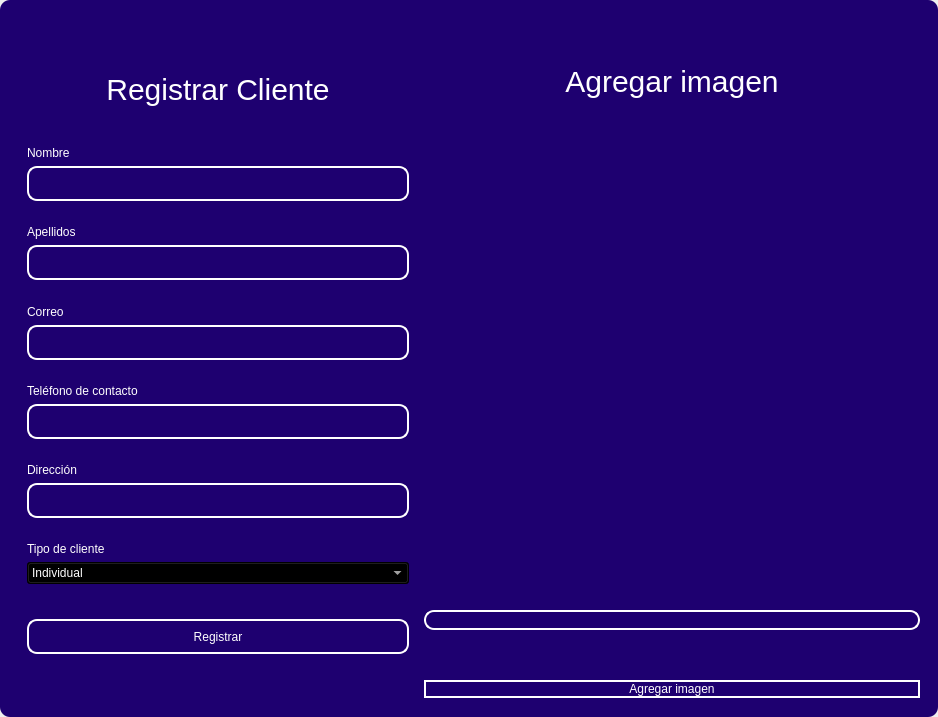
<?xml version="1.0" encoding="UTF-8"?>
<ui version="4.0">
 <class>MainWindow</class>
 <widget class="QMainWindow" name="MainWindow">
  <property name="geometry">
   <rect>
    <x>0</x>
    <y>0</y>
    <width>938</width>
    <height>717</height>
   </rect>
  </property>
  <property name="windowTitle">
   <string>MainWindow</string>
  </property>
  <property name="styleSheet">
   <string notr="true"/>
  </property>
  <widget class="QWidget" name="centralwidget">
   <property name="styleSheet">
    <string notr="true"/>
   </property>
   <layout class="QVBoxLayout" name="verticalLayout">
    <property name="spacing">
     <number>0</number>
    </property>
    <property name="leftMargin">
     <number>0</number>
    </property>
    <property name="topMargin">
     <number>0</number>
    </property>
    <property name="rightMargin">
     <number>0</number>
    </property>
    <property name="bottomMargin">
     <number>0</number>
    </property>
    <item>
     <widget class="QFrame" name="frame">
      <property name="enabled">
       <bool>true</bool>
      </property>
      <property name="styleSheet">
       <string notr="true">QFrame {
	border-radius:10px;
	background-color:#1E0070;
 }
</string>
      </property>
      <property name="frameShape">
       <enum>QFrame::StyledPanel</enum>
      </property>
      <property name="frameShadow">
       <enum>QFrame::Raised</enum>
      </property>
      <layout class="QVBoxLayout" name="verticalLayout_2">
       <item>
        <widget class="QFrame" name="frame_superior">
         <property name="minimumSize">
          <size>
           <width>0</width>
           <height>40</height>
          </size>
         </property>
         <property name="maximumSize">
          <size>
           <width>16777215</width>
           <height>40</height>
          </size>
         </property>
         <property name="styleSheet">
          <string notr="true">QPushButton{
border-radius:18px;
}

QPushButton:hover{
	background-color: rgb(0, 0, 0);
}
</string>
         </property>
         <property name="frameShape">
          <enum>QFrame::StyledPanel</enum>
         </property>
         <property name="frameShadow">
          <enum>QFrame::Raised</enum>
         </property>
         <layout class="QHBoxLayout" name="horizontalLayout_3">
          <property name="spacing">
           <number>4</number>
          </property>
          <property name="leftMargin">
           <number>0</number>
          </property>
          <property name="topMargin">
           <number>0</number>
          </property>
          <property name="rightMargin">
           <number>0</number>
          </property>
          <property name="bottomMargin">
           <number>0</number>
          </property>
          <item>
           <widget class="QPushButton" name="btn_icon">
            <property name="text">
             <string/>
            </property>
            <property name="iconSize">
             <size>
              <width>40</width>
              <height>40</height>
             </size>
            </property>
           </widget>
          </item>
          <item>
           <spacer name="horizontalSpacer_2">
            <property name="orientation">
             <enum>Qt::Horizontal</enum>
            </property>
            <property name="sizeHint" stdset="0">
             <size>
              <width>443</width>
              <height>20</height>
             </size>
            </property>
           </spacer>
          </item>
          <item>
           <widget class="QPushButton" name="bt_minimizar">
            <property name="minimumSize">
             <size>
              <width>38</width>
              <height>38</height>
             </size>
            </property>
            <property name="maximumSize">
             <size>
              <width>38</width>
              <height>38</height>
             </size>
            </property>
            <property name="cursor">
             <cursorShape>PointingHandCursor</cursorShape>
            </property>
            <property name="text">
             <string/>
            </property>
            <property name="icon">
             <iconset>
              <normaloff>image/minus.svg</normaloff>image/minus.svg</iconset>
            </property>
            <property name="iconSize">
             <size>
              <width>38</width>
              <height>38</height>
             </size>
            </property>
           </widget>
          </item>
          <item>
           <widget class="QPushButton" name="bt_maximizar">
            <property name="minimumSize">
             <size>
              <width>38</width>
              <height>38</height>
             </size>
            </property>
            <property name="maximumSize">
             <size>
              <width>38</width>
              <height>38</height>
             </size>
            </property>
            <property name="cursor">
             <cursorShape>PointingHandCursor</cursorShape>
            </property>
            <property name="text">
             <string/>
            </property>
            <property name="icon">
             <iconset>
              <normaloff>image/chevron-up.svg</normaloff>image/chevron-up.svg</iconset>
            </property>
            <property name="iconSize">
             <size>
              <width>38</width>
              <height>38</height>
             </size>
            </property>
           </widget>
          </item>
          <item>
           <widget class="QPushButton" name="bt_restaurar">
            <property name="minimumSize">
             <size>
              <width>38</width>
              <height>38</height>
             </size>
            </property>
            <property name="maximumSize">
             <size>
              <width>38</width>
              <height>38</height>
             </size>
            </property>
            <property name="cursor">
             <cursorShape>PointingHandCursor</cursorShape>
            </property>
            <property name="text">
             <string/>
            </property>
            <property name="icon">
             <iconset>
              <normaloff>image/chevron-down.svg</normaloff>image/chevron-down.svg</iconset>
            </property>
            <property name="iconSize">
             <size>
              <width>38</width>
              <height>38</height>
             </size>
            </property>
           </widget>
          </item>
          <item>
           <widget class="QPushButton" name="bt_cerrar">
            <property name="minimumSize">
             <size>
              <width>38</width>
              <height>38</height>
             </size>
            </property>
            <property name="maximumSize">
             <size>
              <width>38</width>
              <height>38</height>
             </size>
            </property>
            <property name="cursor">
             <cursorShape>PointingHandCursor</cursorShape>
            </property>
            <property name="text">
             <string/>
            </property>
            <property name="icon">
             <iconset>
              <normaloff>image/x.svg</normaloff>image/x.svg</iconset>
            </property>
            <property name="iconSize">
             <size>
              <width>38</width>
              <height>38</height>
             </size>
            </property>
           </widget>
          </item>
         </layout>
        </widget>
       </item>
       <item>
        <widget class="QFrame" name="frame_3">
         <property name="styleSheet">
          <string notr="true">QLabel {
	color: rgb(255, 255, 254);
	font: 12pt &quot;Arial&quot;;
	background-color: rgba(0, 0, 0,0);
}

QTextEdit{
background-color: rgba(0, 0, 0,0);
border-radius:10px; 
font: 12pt &quot;Arial&quot;;
color: rgb(255, 255, 254);
border: 2px solid  rgb(255, 255, 255);

}

QTextEdit:hover{
background-color: rgba(0, 0, 0,0);
border-radius:10px; 
font: 12pt &quot;Arial&quot;;
border: 2px solid  rgb(120, 0, 171);
}

QTextEdit:focus{
background-color: rgb(0, 0, 0);
border-radius:10px; 
font: 12pt &quot;Arial&quot;;
border: 2px solid rgb(120, 0, 171);
}

QLineEdit{
background-color: rgba(0, 0, 0,0);
border-radius:10px; 
font: 12pt &quot;Arial&quot;;
color: rgb(255, 255, 254);
border: 2px solid  rgb(255, 255, 255);

}

QLineEdit:hover{
background-color: rgba(0, 0, 0,0);
border-radius:10px; 
font: 12pt &quot;Arial&quot;;
border: 2px solid  rgb(120, 0, 171);
}

QLineEdit:focus{
background-color: rgb(0, 0, 0);
border-radius:10px; 
font: 12pt &quot;Arial&quot;;
border: 2px solid rgb(120, 0, 171);
}

QCheckBox{
	font: 12pt &quot;Arial&quot;;
	color: rgb(255, 255, 255);
}

QCheckBox::indicator {
    width: 18px;
    height:18px;
}

QCheckBox::indicator:unchecked {
   background-image: url(image/square.svg);
}

QCheckBox::indicator:checked {
   background-image: url(image/check-square.svg);
}

QPushButton{
border-radius:10px; 
font: 12pt &quot;Arial&quot;;
color: rgb(255, 255, 254);
border: 2px solid #ffffff;
}

QPushButton:hover{
border-radius:10px; 
font: 12pt &quot;Arial&quot;;
color: rgb(255, 255, 255);
border: 2px solid rgb(120, 0, 171);
	background-color: rgb(120, 0, 171);
}
</string>
         </property>
         <property name="frameShape">
          <enum>QFrame::StyledPanel</enum>
         </property>
         <property name="frameShadow">
          <enum>QFrame::Raised</enum>
         </property>
         <layout class="QHBoxLayout" name="horizontalLayout_4">
          <item>
           <layout class="QVBoxLayout" name="verticalLayout_4">
            <property name="spacing">
             <number>5</number>
            </property>
            <property name="rightMargin">
             <number>0</number>
            </property>
            <property name="bottomMargin">
             <number>0</number>
            </property>
            <item>
             <widget class="QLabel" name="label_3">
              <property name="minimumSize">
               <size>
                <width>100</width>
                <height>50</height>
               </size>
              </property>
              <property name="styleSheet">
               <string notr="true">font-size: 30px;
color: rgb(255, 255, 255);</string>
              </property>
              <property name="text">
               <string>Registrar Cliente</string>
              </property>
              <property name="alignment">
               <set>Qt::AlignCenter</set>
              </property>
             </widget>
            </item>
            <item>
             <widget class="QFrame" name="frame_4">
              <property name="maximumSize">
               <size>
                <width>400</width>
                <height>700</height>
               </size>
              </property>
              <property name="styleSheet">
               <string notr="true">QLabel {
	color: rgb(255, 255, 254);
	font: 12pt &quot;Arial&quot;;
	background-color: rgba(0, 0, 0,0);
}

QTextEdit{
background-color: rgba(0, 0, 0,0);
border-radius:10px; 
font: 12pt &quot;Arial&quot;;
color: rgb(255, 255, 254);
border: 2px solid  rgb(255, 255, 255);

}

QTextEdit:hover{
background-color: rgba(0, 0, 0,0);
border-radius:10px; 
font: 12pt &quot;Arial&quot;;
border: 2px solid  rgb(120, 0, 171);
}

QTextEdit:focus{
background-color: rgb(0, 0, 0);
border-radius:10px; 
font: 12pt &quot;Arial&quot;;
border: 2px solid rgb(120, 0, 171);
}

QLineEdit{
background-color: rgba(0, 0, 0,0);
border-radius:10px; 
font: 12pt &quot;Arial&quot;;
color: rgb(255, 255, 254);
border: 2px solid  rgb(255, 255, 255);

}

QLineEdit:hover{
background-color: rgba(0, 0, 0,0);
border-radius:10px; 
font: 12pt &quot;Arial&quot;;
border: 2px solid  rgb(120, 0, 171);
}

QLineEdit:focus{
background-color: rgb(0, 0, 0);
border-radius:10px; 
font: 12pt &quot;Arial&quot;;
border: 2px solid rgb(120, 0, 171);
}

QCheckBox{
	font: 12pt &quot;Arial&quot;;
	color: rgb(255, 255, 255);
}

QCheckBox::indicator {
    width: 18px;
    height:18px;
}

QCheckBox::indicator:unchecked {
   background-image: url(image/square.svg);
}

QCheckBox::indicator:checked {
   background-image: url(image/check-square.svg);
}

QPushButton{
border-radius:10px; 
font: 12pt &quot;Arial&quot;;
color: rgb(255, 255, 254);
border: 2px solid #ffffff;
}

QPushButton:hover{
border-radius:10px; 
font: 12pt &quot;Arial&quot;;
color: rgb(255, 255, 255);
border: 2px solid rgb(120, 0, 171);
	background-color: rgb(120, 0, 171);
}
</string>
              </property>
              <property name="frameShape">
               <enum>QFrame::StyledPanel</enum>
              </property>
              <property name="frameShadow">
               <enum>QFrame::Raised</enum>
              </property>
              <layout class="QVBoxLayout" name="verticalLayout_3">
               <property name="leftMargin">
                <number>9</number>
               </property>
               <property name="topMargin">
                <number>9</number>
               </property>
               <property name="rightMargin">
                <number>9</number>
               </property>
               <property name="bottomMargin">
                <number>9</number>
               </property>
               <item>
                <spacer name="verticalSpacer_3">
                 <property name="orientation">
                  <enum>Qt::Vertical</enum>
                 </property>
                 <property name="sizeHint" stdset="0">
                  <size>
                   <width>20</width>
                   <height>40</height>
                  </size>
                 </property>
                </spacer>
               </item>
               <item>
                <widget class="QLabel" name="label_4">
                 <property name="text">
                  <string>Nombre</string>
                 </property>
                </widget>
               </item>
               <item>
                <widget class="QLineEdit" name="nametxt">
                 <property name="minimumSize">
                  <size>
                   <width>0</width>
                   <height>35</height>
                  </size>
                 </property>
                 <property name="text">
                  <string/>
                 </property>
                </widget>
               </item>
               <item>
                <spacer name="verticalSpacer_4">
                 <property name="orientation">
                  <enum>Qt::Vertical</enum>
                 </property>
                 <property name="sizeHint" stdset="0">
                  <size>
                   <width>20</width>
                   <height>40</height>
                  </size>
                 </property>
                </spacer>
               </item>
               <item>
                <widget class="QLabel" name="label_8">
                 <property name="text">
                  <string>Apellidos</string>
                 </property>
                </widget>
               </item>
               <item>
                <widget class="QLineEdit" name="lastnametxt">
                 <property name="minimumSize">
                  <size>
                   <width>0</width>
                   <height>35</height>
                  </size>
                 </property>
                </widget>
               </item>
               <item>
                <spacer name="verticalSpacer">
                 <property name="orientation">
                  <enum>Qt::Vertical</enum>
                 </property>
                 <property name="sizeHint" stdset="0">
                  <size>
                   <width>20</width>
                   <height>40</height>
                  </size>
                 </property>
                </spacer>
               </item>
               <item>
                <widget class="QLabel" name="label_5">
                 <property name="text">
                  <string>Correo</string>
                 </property>
                </widget>
               </item>
               <item>
                <widget class="QLineEdit" name="emailtxt">
                 <property name="minimumSize">
                  <size>
                   <width>0</width>
                   <height>35</height>
                  </size>
                 </property>
                 <property name="maximumSize">
                  <size>
                   <width>16777215</width>
                   <height>16777215</height>
                  </size>
                 </property>
                 <property name="echoMode">
                  <enum>QLineEdit::Normal</enum>
                 </property>
                </widget>
               </item>
               <item>
                <spacer name="verticalSpacer_5">
                 <property name="orientation">
                  <enum>Qt::Vertical</enum>
                 </property>
                 <property name="sizeHint" stdset="0">
                  <size>
                   <width>20</width>
                   <height>40</height>
                  </size>
                 </property>
                </spacer>
               </item>
               <item>
                <widget class="QLabel" name="label">
                 <property name="text">
                  <string>Teléfono de contacto</string>
                 </property>
                </widget>
               </item>
               <item>
                <widget class="QLineEdit" name="phonetxt">
                 <property name="minimumSize">
                  <size>
                   <width>0</width>
                   <height>35</height>
                  </size>
                 </property>
                </widget>
               </item>
               <item>
                <spacer name="verticalSpacer_6">
                 <property name="orientation">
                  <enum>Qt::Vertical</enum>
                 </property>
                 <property name="sizeHint" stdset="0">
                  <size>
                   <width>20</width>
                   <height>40</height>
                  </size>
                 </property>
                </spacer>
               </item>
               <item>
                <widget class="QLabel" name="label_2">
                 <property name="text">
                  <string>Dirección</string>
                 </property>
                </widget>
               </item>
               <item>
                <widget class="QLineEdit" name="addresstxt">
                 <property name="minimumSize">
                  <size>
                   <width>0</width>
                   <height>35</height>
                  </size>
                 </property>
                </widget>
               </item>
               <item>
                <spacer name="verticalSpacer_10">
                 <property name="orientation">
                  <enum>Qt::Vertical</enum>
                 </property>
                 <property name="sizeHint" stdset="0">
                  <size>
                   <width>20</width>
                   <height>40</height>
                  </size>
                 </property>
                </spacer>
               </item>
               <item>
                <widget class="QLabel" name="label_6">
                 <property name="text">
                  <string>Tipo de cliente</string>
                 </property>
                </widget>
               </item>
               <item>
                <widget class="QComboBox" name="typeclientcombobox">
                 <property name="styleSheet">
                  <string notr="true">background-color: rgb(0, 0, 0);
color: rgb(255, 255, 255);</string>
                 </property>
                 <item>
                  <property name="text">
                   <string>Individual</string>
                  </property>
                 </item>
                 <item>
                  <property name="text">
                   <string>Empresarial</string>
                  </property>
                 </item>
                 <item>
                  <property name="text">
                   <string>Gubernamental</string>
                  </property>
                 </item>
                 <item>
                  <property name="text">
                   <string>Intermediarios</string>
                  </property>
                 </item>
                </widget>
               </item>
               <item>
                <spacer name="verticalSpacer_9">
                 <property name="orientation">
                  <enum>Qt::Vertical</enum>
                 </property>
                 <property name="sizeHint" stdset="0">
                  <size>
                   <width>20</width>
                   <height>50</height>
                  </size>
                 </property>
                </spacer>
               </item>
               <item>
                <widget class="QPushButton" name="btn_add">
                 <property name="minimumSize">
                  <size>
                   <width>0</width>
                   <height>35</height>
                  </size>
                 </property>
                 <property name="cursor">
                  <cursorShape>PointingHandCursor</cursorShape>
                 </property>
                 <property name="text">
                  <string>Registrar</string>
                 </property>
                </widget>
               </item>
               <item>
                <spacer name="verticalSpacer_7">
                 <property name="orientation">
                  <enum>Qt::Vertical</enum>
                 </property>
                 <property name="sizeHint" stdset="0">
                  <size>
                   <width>20</width>
                   <height>40</height>
                  </size>
                 </property>
                </spacer>
               </item>
               <item>
                <spacer name="verticalSpacer_8">
                 <property name="orientation">
                  <enum>Qt::Vertical</enum>
                 </property>
                 <property name="sizeHint" stdset="0">
                  <size>
                   <width>20</width>
                   <height>40</height>
                  </size>
                 </property>
                </spacer>
               </item>
              </layout>
             </widget>
            </item>
           </layout>
          </item>
          <item>
           <layout class="QVBoxLayout" name="verticalLayout_5">
            <property name="spacing">
             <number>50</number>
            </property>
            <property name="bottomMargin">
             <number>1</number>
            </property>
            <item>
             <widget class="QLabel" name="label_9">
              <property name="maximumSize">
               <size>
                <width>16777215</width>
                <height>100</height>
               </size>
              </property>
              <property name="styleSheet">
               <string notr="true">font-size: 30px;
color: rgb(255, 255, 255);</string>
              </property>
              <property name="locale">
               <locale language="Spanish" country="Chile"/>
              </property>
              <property name="text">
               <string>Agregar imagen</string>
              </property>
              <property name="alignment">
               <set>Qt::AlignCenter</set>
              </property>
             </widget>
            </item>
            <item>
             <layout class="QHBoxLayout" name="horizontalLayout">
              <property name="spacing">
               <number>20</number>
              </property>
              <property name="rightMargin">
               <number>0</number>
              </property>
              <item>
               <spacer name="horizontalSpacer_3">
                <property name="orientation">
                 <enum>Qt::Vertical</enum>
                </property>
                <property name="sizeHint" stdset="0">
                 <size>
                  <width>20</width>
                  <height>20</height>
                 </size>
                </property>
               </spacer>
              </item>
              <item>
               <widget class="QLabel" name="image_label">
                <property name="minimumSize">
                 <size>
                  <width>0</width>
                  <height>0</height>
                 </size>
                </property>
                <property name="maximumSize">
                 <size>
                  <width>100</width>
                  <height>100</height>
                 </size>
                </property>
                <property name="frameShape">
                 <enum>QFrame::NoFrame</enum>
                </property>
                <property name="text">
                 <string/>
                </property>
                <property name="alignment">
                 <set>Qt::AlignCenter</set>
                </property>
               </widget>
              </item>
              <item>
               <spacer name="horizontalSpacer">
                <property name="orientation">
                 <enum>Qt::Vertical</enum>
                </property>
                <property name="sizeHint" stdset="0">
                 <size>
                  <width>20</width>
                  <height>20</height>
                 </size>
                </property>
               </spacer>
              </item>
             </layout>
            </item>
            <item>
             <widget class="QLineEdit" name="imagetxt">
              <property name="enabled">
               <bool>false</bool>
              </property>
              <property name="minimumSize">
               <size>
                <width>0</width>
                <height>14</height>
               </size>
              </property>
              <property name="maximumSize">
               <size>
                <width>16777215</width>
                <height>35</height>
               </size>
              </property>
             </widget>
            </item>
            <item>
             <widget class="QPushButton" name="btn_add_image">
              <property name="cursor">
               <cursorShape>PointingHandCursor</cursorShape>
              </property>
              <property name="text">
               <string>Agregar imagen</string>
              </property>
             </widget>
            </item>
           </layout>
          </item>
         </layout>
        </widget>
       </item>
      </layout>
     </widget>
    </item>
   </layout>
  </widget>
 </widget>
 <resources/>
 <connections/>
</ui>
